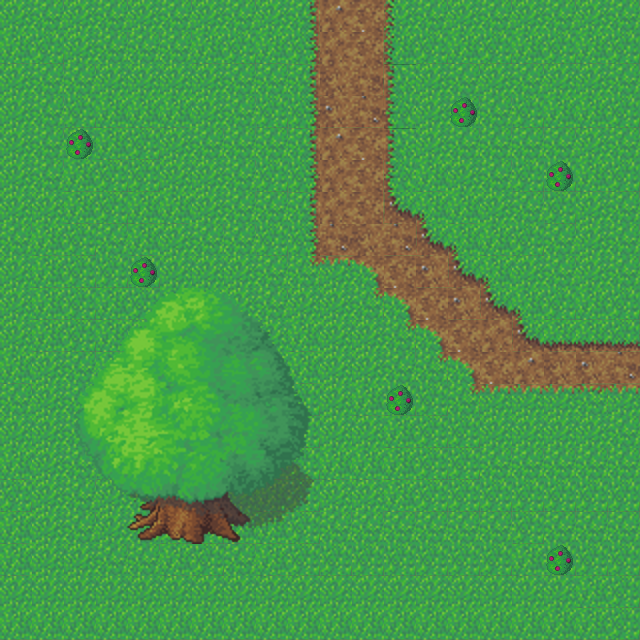

This game map was drawn from its Tiled (.tmx) file and the tilesets committed beside it. A one-line description and the trimmed map source follow:
An orthogonal 20x20 tile map with 32x32 px tiles, 3 tile layers (Background, Foreground, Top), 3 tilesets and 1 object.

<map version="1.0" orientation="orthogonal" width="20" height="20" tilewidth="32" tileheight="32">
 <tileset firstgid="1" name="grass" tilewidth="32" tileheight="32">
  <image source="grass_tiles.png" width="384" height="192" />
 </tileset>
 <tileset firstgid="73" name="tree" tilewidth="32" tileheight="32">
  <image source="tree.png" width="256" height="256" />
 </tileset>
 <tileset firstgid="137" name="berry_bush" tilewidth="32" tileheight="32">
  <image source="berry_bush.png" width="32" height="32" />
 </tileset>
 <layer name="Background" width="20" height="20">
  <data>[400 cells, 400 non-empty, 28 distinct tile ids]</data>
 </layer>
 <layer name="Foreground" width="20" height="20">
  <data>[400 cells, 24 non-empty, 19 distinct tile ids]</data>
 </layer>
 <layer name="Top" width="20" height="20">
  <data>[400 cells, 56 non-empty, 56 distinct tile ids]</data>
 </layer>
 <objectgroup name="Collision" width="20" height="20">
  <object x="128" y="480" width="128" height="64" />
 </objectgroup>
</map>
